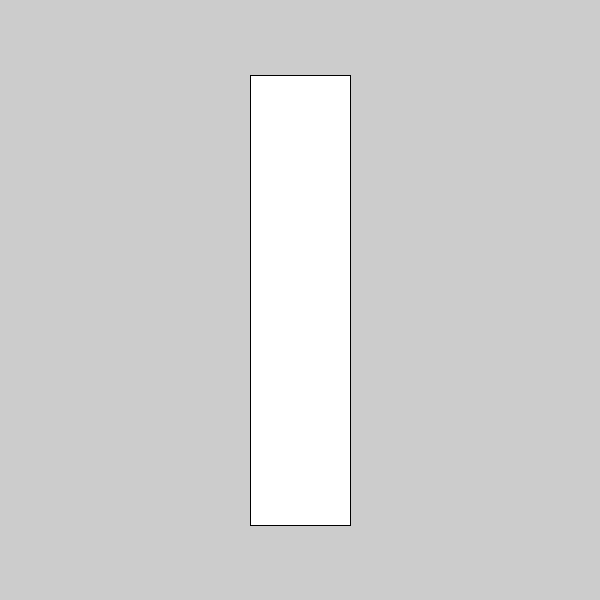
Frame 1 (no input)
Frame 60 (the mouse pressed at the canvas centre just before this capture): identical to frame 1, image omitted
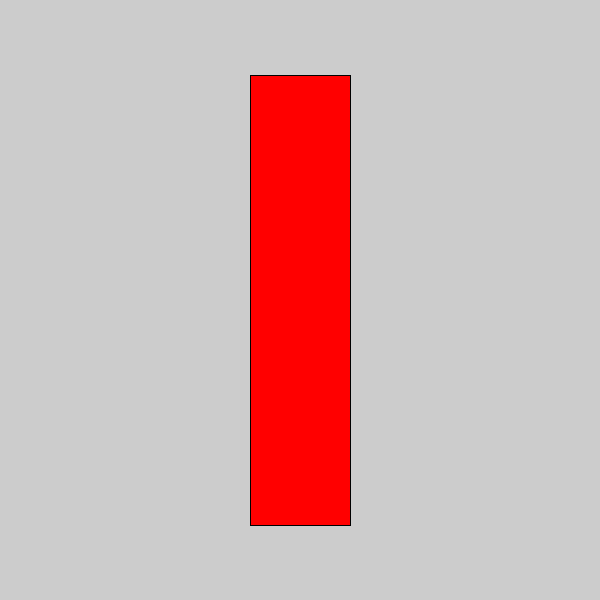
Frame 120 (the mouse held since frame 60 and released just before this capture)

The Processing sketch that drew these frames (run headless with seeded random() and noise(); from frame 60 on, the mouse is pressed at the canvas centre):

// Processing sketch: processing_112558
// ── processing_112558.pde

void setup(){
  size(600,600);
  
}

void draw(){
  rect(width/2-50,height/2-225,100,450);
  
if(mousePressed == true){
   fill(255,0,0);
}else{
   fill(255);
}
}
